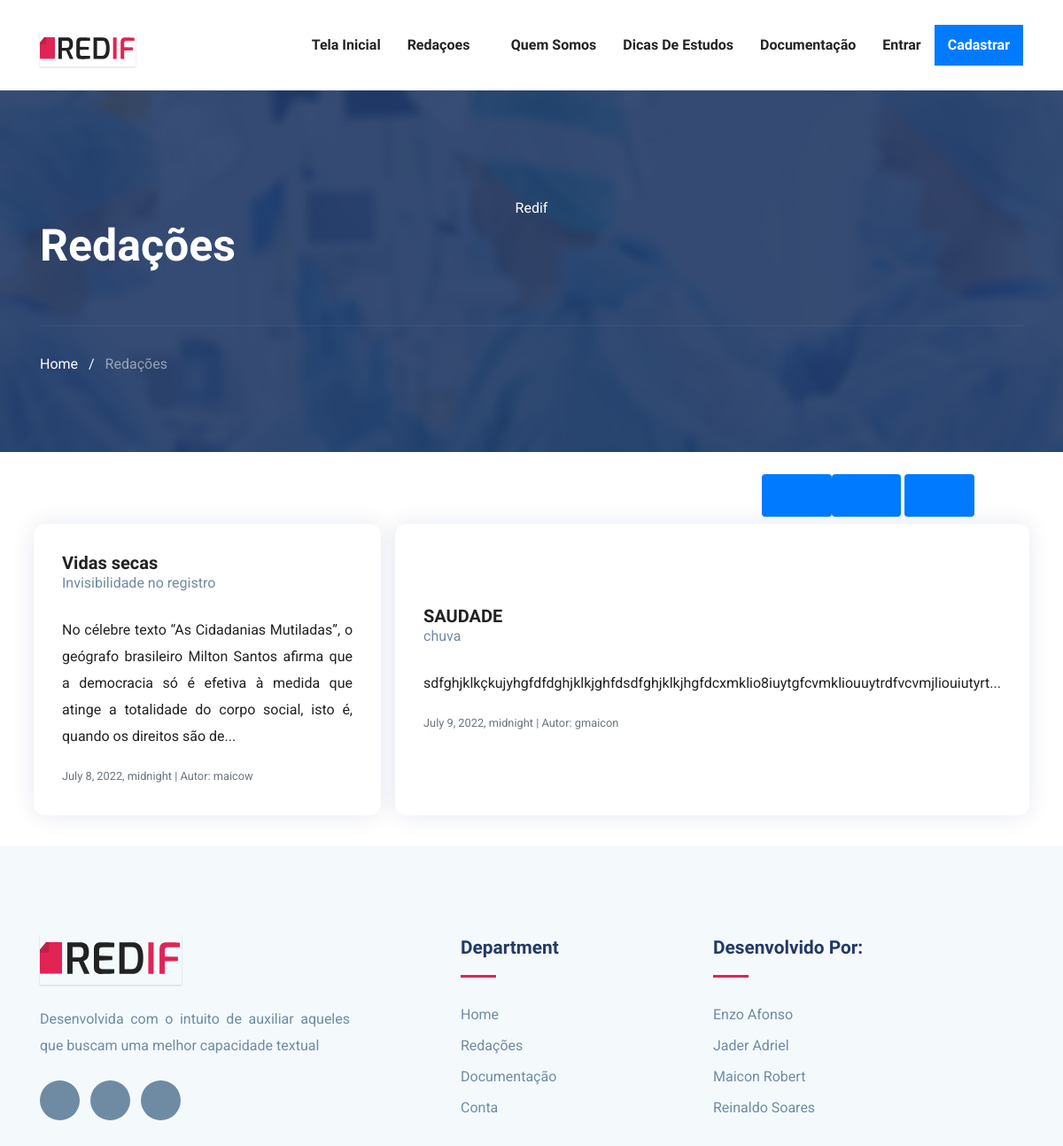
Before: /redif/ with the older database file.
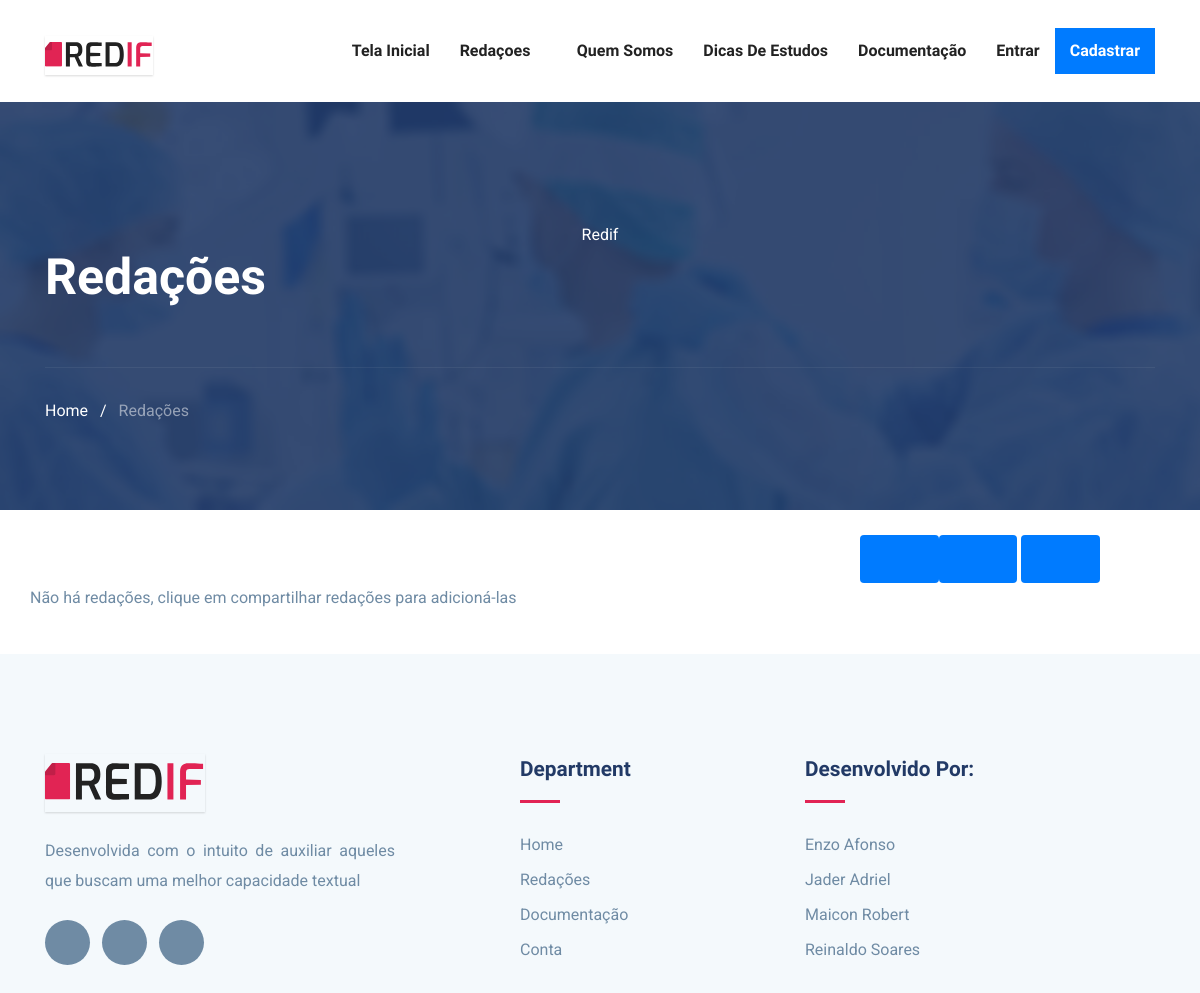
After: the same page with the newer database file.
### RedifApp/models.py (models this page shows, shortened)
class Redacao(models.Model):
    AREA_CHOICES = (
        ("C",   "Ciencias"),
        ("B",   "Biologia"),
        ("S",   "Sociedade"),
        ("E",   "Engenharias"),
        ("L",   "Linguística"),
        ("P",   "Política"),
        ("P",   "História"),
    )
    titulo = models.CharField(
        max_length = 45,
        blank = False,
        null = False,
    )
    area = MultiSelectField(
        max_length=20,
        max_choices=4,
        choices= AREA_CHOICES,
        blank=False,
        null = False,
    )
    tema = models.CharField(
        blank=False,
        null = False,
        max_length=45
    )
    data_criacao = models.DateTimeField(
        default=datetime.date.today
    )
    conteudo = models.TextField(
        blank = False,
        null = False,
        max_length= 15000
    )
    descricao = models.TextField(
        max_length=300,
        blank= True,
        null= True,
        default=None
    )
    compartilhamentos = models.SmallIntegerField(default=0)
    fk_autor = models.ForeignKey(
        Usuario,
        on_delete=models.CASCADE,
        related_name='Redacao'
    )
    avaliacoes = models.ManyToManyField(
        Usuario,
        related_name="redacoesAvaliadas",
        through="Avaliacao"
    )

### RedifApp/views.py (the view)
# urls.py: path("",                                views.listarRedacao,    name = 'listarRedacao'),
def listarRedacao(request):
    form = FiltroForm(request.POST)
    Redacoes = filtros.filtrar(form)
    context = {
        "Redacao": Redacoes,
        'Usuario' : usuario(request),
        'form' : form,
    }
    return render(request,"redacao/listar.html", context)

### RedifApp/filtros.py (called while the page is built, shortened)
def filtrar(form):
    redacoes = Redacao.objects.all()
    if not form.is_valid(): return redacoes

### RedifApp/views.py (called while the page is built)
def usuario(request):
    user = False
    if Usuario.is_authenticated:
        try:
            user = request.user.id
            user = Usuario.objects.get(pk=user)
        except: pass
    return user

### templates/redacao/listar.html (shortened to what this page needs)
{% extends '-index.html' %}
{% load static %}
{% block head %}
<link rel="stylesheet" href="{% static 'css/filtro.css' %}">
{%endblock%}
{% block content %}
<section class="page-title bg-1">
    <div class="container">
      <div class="row">
        <div class="col-md-12">
          <div class="block text-center">
            <span class="text-white">Redif</span>
            <h1 class="text-capitalize mb-5 text-lg">redações</h1>
            <ul class="list-inline breadcumb-nav">
              <li class="list-inline-item"><a href="/redif/home" class="text-white">Home</a></li>
              <li class="list-inline-item"><span class="text-white">/</span></li>
              <li class="list-inline-item"><a href="#" class="text-white-50">Redações</a></li>
            </ul>
          </div>
        </div>
      </div>
  </div>
</section>
  <br>
  <div class="container col-10">
    <div class="row justify-content-end">
      <button class="btn btn-primary rounded align-self-end" type="button" data-bs-toggle="collapse"
        data-bs-target="#collapseExample" aria-expanded="false" aria-controls="collapseExample">
        <i class="icofont-filter"></i>
      </button>
      <div>
      <button class="btn btn-primary rounded align-self-end" type="button" data-bs-toggle="collapse"
        data-bs-target="#collapseExample" aria-expanded="false" aria-controls="collapseExample">
        <i class="icofont-arrow-down"></i>
      </button>
      <button class="btn btn-primary rounded align-self-end" type="button" data-bs-toggle="collapse"
        data-bs-target="#collapseExample" aria-expanded="false" aria-controls="collapseExample">
        <i class="icofont-arrow-up"></i>
      </button>
    </div>
    </div>
  </div>
  <div class="container">
    <div class="row">
      {% if Redacao %}
      <div class="col">
          <div class="row">
                  {% for r in Redacao %}
                    <div class="col teste comment-area-box m-2">
                      <div class="comment-info">
                        <h5 class="mb-1">{{r.titulo|slice:":25"}}</h5>
                        <div class="card-subtitle">{{r.tema}}</div>
                      </div>
                      <br>
                      <a href="/redif/detalhar/{{ r.id }}">
                        <div class="text">
                          <p class="text" style="text-align: justify;">
                            {{ r.conteudo|slice:":200" }}...
                          </p>
                        </div>
                      </a>
                      <div class="comment-info">
                        <small class="text-muted">
                          {{r.data_criacao}} |
                        </small>
                        <a href="/redif/perfil/{{r.fk_autor.username}}/">
                          <small class="text-muted">
                            Autor: {{r.fk_autor.username}}
                          </small>
                        </a>
                      </div>
                  </div>
                  {% endfor %}
           </div>
       </div>
                  {% else %}
                      <p>Não há redações, clique em compartilhar redações para adicioná-las</p>
                  {% endif %}
      </div>
    </div>
{% endblock %}

### templates/-index.html (shortened to what this page needs)
<!DOCTYPE html>
<html lang="zxx">
{% load static %}
{%load bootstrap%}
<head>
	{%block head%}
	{% endblock %}
	<link rel="stylesheet" href="{% static 'plugins/bootstrap/css/bootstrap.min.css' %}">
	<link rel="stylesheet" href="{% static 'plugins/icofont/icofont.min.css' %}">
	<link rel="stylesheet" href="{% static 'plugins/slick-carousel/slick/slick.css' %}">
	<link rel="stylesheet" href="{% static 'plugins/slick-carousel/slick/slick-theme.css' %}">
	<link rel="stylesheet" href="{% static 'css/style.css' %}">
<body id="top">
	{% include '-nav.html' %}
		{%block content%}
		{% endblock %}
		<br>
	{% include '-footer.html' %}
</body>
</html>

### templates/-nav.html (shortened to what this page needs)
{%load bootstrap%}
{% load static %}
<header style="background: #ffffff;">
	<nav class="navbar navbar-expand-lg navigation" id="navbar">
		<div class="container align-items-center">
			<a class="navbar-brand" href="\redif\home">
				<img src="{% static 'images/logo.svg' %}" alt="" class="img-fluid" style="width: 7.5rem; height:auto">
			</a>
			<div class="collapse navbar-collapse" id="navbarmain">
				<ul class="navbar-nav ml-auto">
					<li class="nav-item active">
					  <a class="nav-link" href="/redif/home/">Tela inicial</a>
					</li>
					<li class="nav-item dropdown">
						<a class="nav-link dropdown-toggle" href="{% static 'doctor.html' %}" id="dropdown03" data-toggle="dropdown" aria-haspopup="true" aria-expanded="false">Redaçoes <i class="icofont-thin-down"></i></a>
					  </li>
					<li class="nav-item"><a class="nav-link" href="#footer">Quem Somos</a></li>
					 <li class="nav-item"><a class="nav-link" href="/redif/Pag-Dicas/PagDicasGeral"> Dicas de Estudos</a></li>
					 <li class="nav-item"><a class="nav-link" href="https://docs.google.com/document/d/1zSjQhVjvV4H418FqEAB1fpZLyEhNMom0jfDqtOzfCrk/edit?usp=sharing">Documentação</a></li>
					 {% if not Usuario%}
					 <li class="nav-item"><a class="nav-link" href="/accounts/login/">Entrar</a></li>
					 <li class="nav-item bg-primary "><a class="nav-link text-white" href="/accounts/registrar/">Cadastrar</a></li>
					  {% endif %}
				  </ul>
			</div>
		</div>
	</nav>
</header>

### templates/-footer.html
{% load static %}
{%load bootstrap%}
<footer class="footer section gray-bg" id="footer">
	<div class="container">
		<div class="row">
			<div class="col-lg-4 mr-auto col-sm-6">
				<div class="widget mb-5 mb-lg-0">
					<div class="logo mb-4">
						<img src="{% static 'images/logo.svg' %}" alt="" class="img-fluid" style="width: 10rem; height:auto">
					</div>
					<p>Desenvolvida com o intuito de auxiliar aqueles que buscam uma melhor capacidade textual</p>
					<ul class="list-inline footer-socials mt-4">
						<li class="list-inline-item">
							<a href="https://github.com/maicon15rp/Trabalho-Interdisciplinar-Redif/tree/master/REDIF"
								blank  onMouseOver="this.style.background='#686969'" onMouseOut="this.style.background='#adb5bd'">
								<i class="icofont-github"></i>
							</a>
						</li>
						<li class="list-inline-item">
							<a href="https://www.ifbaiano.edu.br/unidades/guanambi/"
								blank  onMouseOver="this.style.background='#198754'" onMouseOut="this.style.background='#adb5bd'">
								<i class="icofont-institution"></i>
							</a>
						</li>
						<li class="list-inline-item">
							<a href="https://docs.google.com/document/d/1zSjQhVjvV4H418FqEAB1fpZLyEhNMom0jfDqtOzfCrk/edit?usp=sharing"
								blank  onMouseOver="this.style.background='#0d6efd'" onMouseOut="this.style.background='#adb5bd'">
								<i class="icofont-file-alt"></i>
							</a>
						</li>
					</ul>
				</div>
			</div>
			<div class="col-lg-3 col-md-6 col-sm-6">
				<div class="widget mb-5 mb-lg-0">
					<h4 class="text-capitalize mb-3">Department</h4>
					<div class="divider mb-4"></div>
					<ul class="list-unstyled footer-menu lh-35">
						<li><a href="{% static '#' %}">Home </a></li>
						<li><a href="{% static '#' %}">Redações</a></li>
						<li><a href="{% static '#' %}">Documentação</a></li>
						<li><a href="{% static '#' %}">Conta</a></li>
					</ul>
				</div>
			</div>
			<div class="col-lg-4 col-md-6 col-sm-6">
				<div class="widget mb-5 mb-lg-0">
					<h4 class="text-capitalize mb-3">Desenvolvido por:</h4>
					<div class="divider mb-4"></div>
					<ul class="list-unstyled footer-menu lh-35">
						<li><a href="{% static '#' %}">Enzo Afonso</a></li>
						<li><a href="{% static '#' %}">Jader Adriel</a></li>
						<li><a href="{% static '#' %}">Maicon Robert</a></li>
						<li><a href="{% static '#' %}">Reinaldo Soares </a></li>
					</ul>
				</div>
			</div>
		</div>
	</div>
</footer>

### static/css/style.css (style rules this page uses)
html { overflow-x: hidden; }
.img-fluid { max-width: 90%; height: auto; box-shadow: 0 1px 2px rgba(0,0,0,0.15); transition: all 0.3s ease-in-out; }
.img-fluid::after { opacity: 0; box-shadow: 0 5px 15px rgba(0,0,0,0.3); transition: opacity 0.3s ease-in-out; }
body { line-height: 1.6; font-family: "Roboto", sans-serif; -webkit-font-smoothing: antialiased; font-size: 16px; color: #6F8BA4; font-weight: 400; }
h1, .h1, h2, .h2, h3, .h3, h4, .h4, h5, .h5, h6, .h6 { font-family: "Exo", sans-serif; font-weight: 700; color: #222; }
h1, .h1 { font-size: 2.5rem; }
h4, .h4 { font-size: 1.3rem; line-height: 30px; }
p { line-height: 30px; }
.btn { display: inline-block; font-size: 14px; font-size: 0.8125rem; font-weight: 700; letter-spacing: .5px; padding: .75rem 2rem; font-family: "Exo", sans-serif; text-transform: uppercase; border-radius: 5px; border: 2px solid transparent; transition: all .35s ease; }
.bg-primary { background: #223a66; }
.section { padding: 100px 0; }
.text-lg { font-size: 3.75rem; }
a { color: #222; text-decoration: none; transition: all .35s ease; }
.page-title { padding: 120px 0px 70px 0px; position: relative; }
.page-title .block h1 { color: #fff; }
.page-title .breadcumb-nav { margin-top: 60px; padding-top: 30px; border-top: 1px solid rgba(255, 255, 255, 0.06); }
.text-lg { font-size: 50px; }
.gray-bg { background: #f4f9fc; }
#navbarmain { padding: 20px 0px; }
#navbarmain .nav-link { font-weight: 600; padding: 10px 15px; color: #222; font-family: "Exo", sans-serif; text-transform: capitalize; font-size: 16px; transition: all .25s ease; }
.dropdown-toggle::after { display: none; }
.navbar-brand { margin-top: 10px; }
.bg-1 { background: url("../images/bg/22.jpg") no-repeat 50% 50%; background-size: cover; position: relative; }
.divider { width: 40px; height: 5px; background: #e12454; }
.lh-35 { line-height: 35px; }
.footer { padding-bottom: 10px; }
.logo { font-weight: 600; letter-spacing: 1px; }
.widget .divider { height: 3px; }
.widget h4 { color: #223a66; }
.widget .footer-menu a { color: #6F8BA4; }
.footer-socials li a { width: 45px; height: 45px; background: #6F8BA4; color: #fff; display: inline-block; text-align: center; border-radius: 100%; padding-top: 12px; }

### templates/-index.html (style rules this page uses)
* { text-align: justify; }

Changed rows visible on the page:
removed Redacao: titulo "Vidas secas", tema "Invisibilidade no registro", conteudo "No célebre texto “As Cidadanias Mutiladas”, o geógrafo brasileiro Milton Santos afirma que a democracia só é efetiva à medida que atinge a totalidade do corpo social, isto é, quando os direitos são de", data_criacao "July 8, 2022, midnight", fk_autor.username "maicow"
removed Redacao: titulo "SAUDADE", tema "chuva", conteudo "sdfghjklkçkujyhgfdfdghjklkjghfdsdfghjklkjhgfdcxmklio8iuytgfcvmkliouuytrdfvcvmjliouiutyrt", data_criacao "July 9, 2022, midnight", fk_autor.username "gmaicon"
Other visible differences:
text now shown: "Não há redações, clique em compartilhar redações para adicioná-las"
